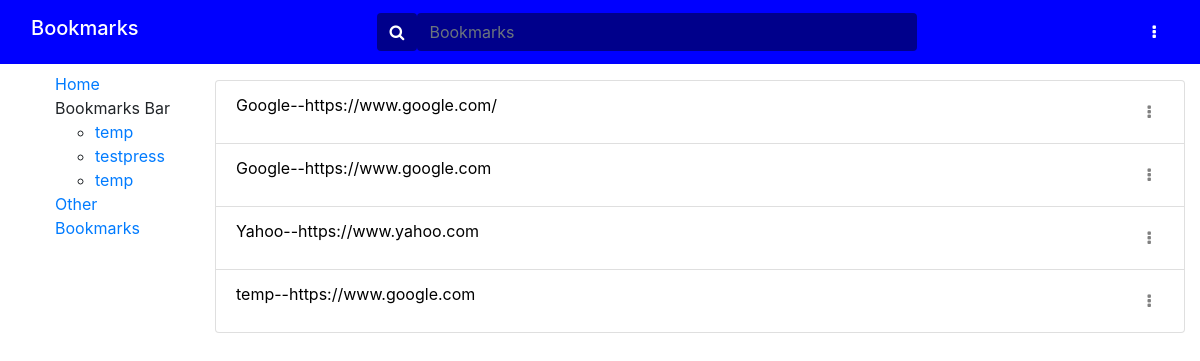
The app's page /bookmarks/, older data.
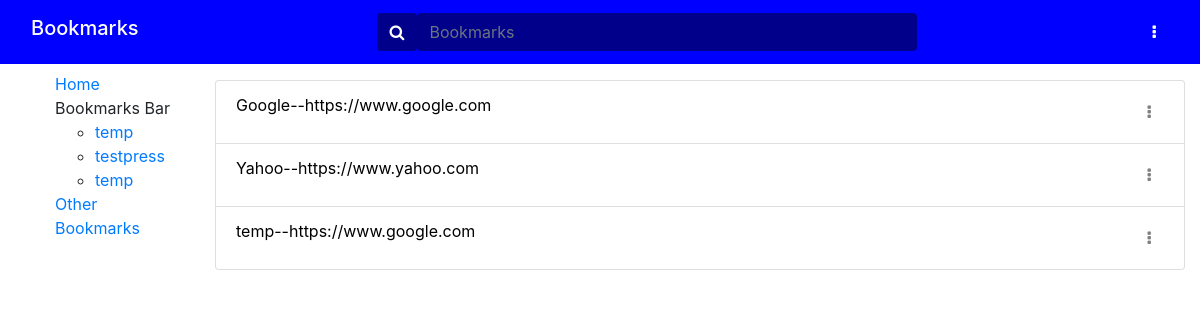
The same page, newer data.
### bookmarksapp/models.py (models this page shows, shortened)
class Folder(models.Model):
    name = models.CharField(max_length=200, help_text='Enter the folder name')
    def __str__(self):
        return self.name

class Bookmarks(models.Model):
    name = models.CharField(max_length=200, help_text='Enter a webpage name')
    url = models.CharField(max_length=200, help_text='Enter a webpage url')
    description = models.CharField(max_length=200, help_text='Enter a webpage description')
    tags = TaggableManager(help_text='Enter webpage tags')
    folder = models.ForeignKey('Folder', on_delete=models.CASCADE, null=True, blank=True)

### bookmarksapp/views.py (the view)
# urls.py: path('', views.index, name='index'),
def index(request):
    bookmarks = Bookmarks.objects.all()
    namefilter = BookmarksFilter(request.GET, queryset=bookmarks)
    folder_list = Folder.objects.all()
    if(request.POST):
        bookmarkform = BookmarkForms(request.POST)
        folderform = FolderForm(request.POST)
    else:
        bookmarkform = BookmarkForms(data={'url':'https://www.'})
        folderform = FolderForm()
    if (bookmarkform.is_valid()):
        bookmarkform.save()
        return HttpResponseRedirect(reverse('index'))
    if (folderform.is_valid()):
        folderform.save()
        return HttpResponseRedirect(reverse('index'))
    context = {
        'filter': namefilter,
        'folder_list': folder_list,
        'bookmarkform': bookmarkform,
        'folderform': folderform,
    }
    return render(request, 'bookmarksapp/index.html', context=context)

### bookmarksapp/forms.py
class BookmarkForms(forms.ModelForm):
    class Meta:
        model = Bookmarks
        fields = ['name','url','description','tags','folder']

class FolderForm(forms.ModelForm):
    class Meta:
        model = Folder
        fields = ['name']

### bookmarksapp/templates/bookmarksapp/index.html (shortened to what this page needs)
{% extends "base_generic.html" %}
{% block search %}
<div class="input-group container-fluid" style="width: 50%;">
      <form method="get" style="display:flex; width: 100%;">
      <div class="input-group-append">
        <button class="btn" type="submit" style="background-color: darkblue;">
          <i class="fa fa-search" style="color: white;"></i>
        </button>
      </div>
      <input style="background-color:darkblue ; border: darkblue; color: white;" type="text" class="form-control" name="name" id="id_name" placeholder="Bookmarks">
      </form>
    </div>
{% endblock %}
{% block create %}
<div class="dropdown show">
    <a class="btn" href="#" role="button" id="dropdownMenuLink" data-toggle="dropdown" aria-haspopup="true" aria-expanded="false">
      <i class="fa fa-ellipsis-v" style="color: white;"></i>
    </a>
</div>
{% endblock %}
{% block content %}
    {% if filter.qs %}
    <ul class="list-group">
    {% for bookmark in filter.qs %}
        <li class=" list-group-item flex-column align-items-start"><a style="text-decoration: none; color:black;" onmouseover = "this.style.color = 'blue'" onmouseout = "this.style.color = 'black'"  href="{{ bookmark.url }}" target="_blank">{{ bookmark.name }}--{{ bookmark.url }}
        <div class="dropdown show" style="display: inline-block; float: right;">
          <a class="btn" href="#" role="button" id="dropdownItemLink" data-toggle="dropdown" aria-haspopup="true" aria-expanded="false">
            <i class="fa fa-ellipsis-v" style="color: grey;"></i>
          </a>
        </div>
      </a>
        </li>
    {% endfor %}
    </ul>
  {% else %}
    <p>There are no bookmarks.</p>
  {% endif %}
{% endblock %}

### bookmarksapp/templates/base_generic.html (shortened to what this page needs)
<!DOCTYPE html>
<html lang="en">
<head>
  <link rel="stylesheet" href="https://cdn.jsdelivr.net/npm/bootstrap@4.5.3/dist/css/bootstrap.min.css">
  <link rel="stylesheet" href="https://maxcdn.bootstrapcdn.com/font-awesome/4.4.0/css/font-awesome.min.css">
  <link rel="stylesheet" href="https://cdnjs.cloudflare.com/ajax/libs/font-awesome/4.7.0/css/font-awesome.min.css">
  {% load static %}
  <link rel="stylesheet" href="{% static 'css/styles.css' %}">
</head>
<body>
 <nav class="navbar navbar-expand-lg" style="background-color: blue">
  <div class="container-fluid" >
    <h2 class="navbar-brand" style="color: white;">Bookmarks</h2>
    {% block search %} {% endblock %}
    {% block create %} {% endblock %}
  </div>
</nav>
<div class="container-fluid">
    <div class="row">
      <div class="mysidebar col-sm-2 pt-2">
        <ul class="sidebar-nav" style="list-style-type: none;">
          <li> <a href="{% url 'index' %}">Home</a></li>
          <li>Bookmarks Bar
            <ul>
              {% for folder in folder_list %}
              <li><a href="{% url 'list-folder' folder.id %}">{{ folder.name }}</a></li>
              {% endfor %}
            </ul>
          </li>
          <li> <a href="{% url 'list-folder-unknown' %}">Other Bookmarks</a>
          </li>
        </ul>
      </div>
  <div class="col-sm-10 pt-3">
    {% block content %} {% endblock %}
    </div>
  </div>
</div>
</body>
</html>

Row changes from the older to the newer data that the page shows:
removed Bookmarks: name "Google", url "https://www.google.com/"
